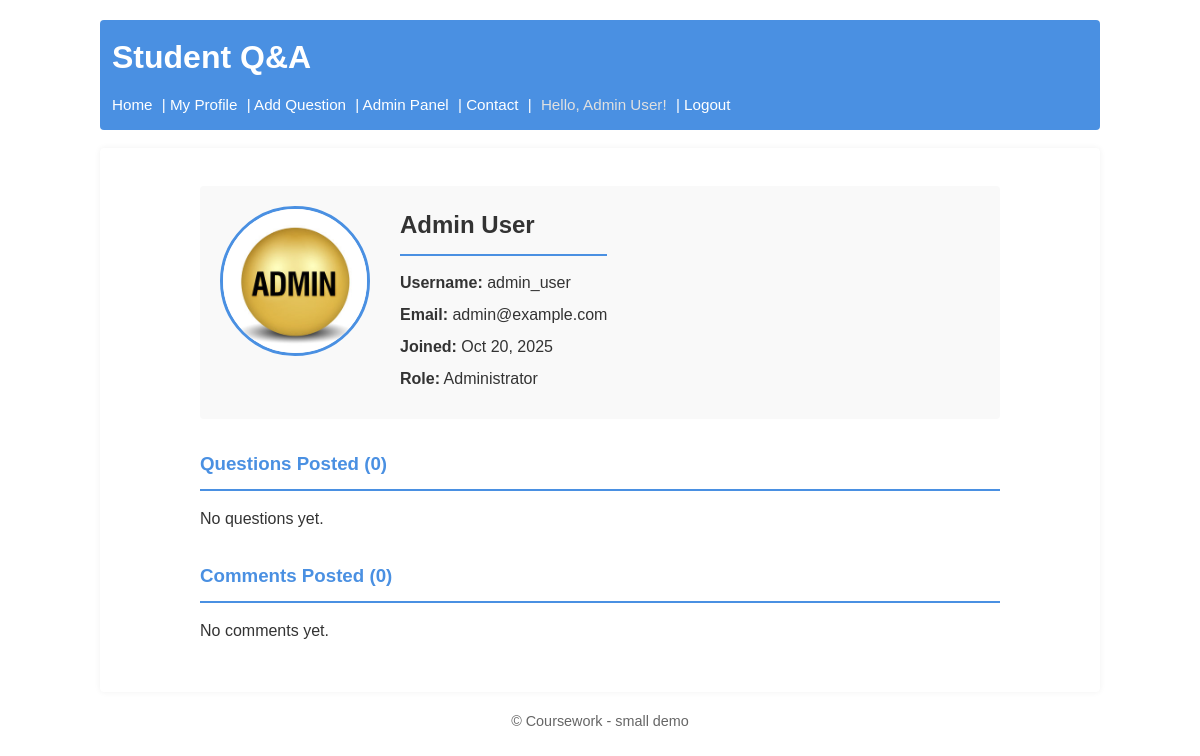
The app's page /profile.php?username=admin_user (signed in), older data.
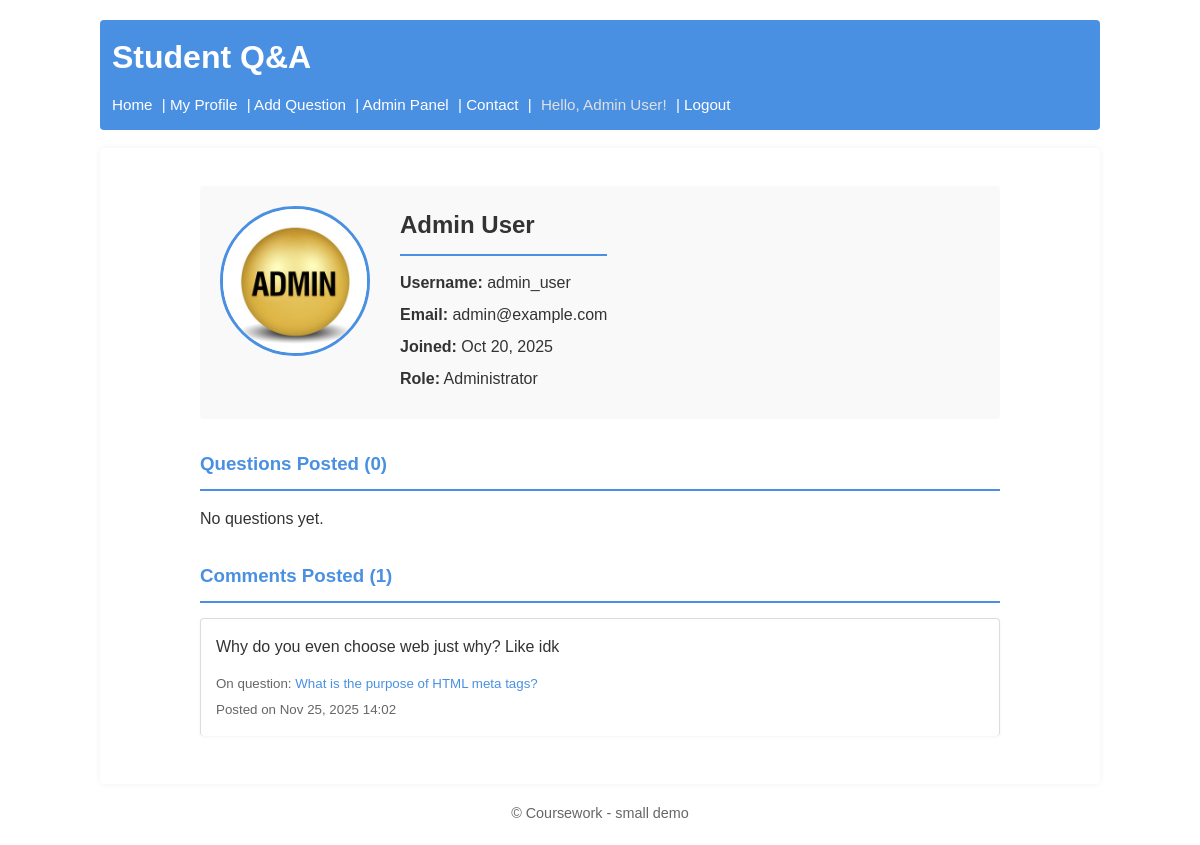
The same page, newer data.
### tables this page shows
CREATE TABLE `comment` (
  `id` int(11) NOT NULL,
  `text` text NOT NULL,
  `date` datetime NOT NULL DEFAULT current_timestamp(),
  `userid` int(11) NOT NULL,
  `questionid` int(11) NOT NULL
);

CREATE TABLE `question` (
  `id` int(11) NOT NULL,
  `text` text NOT NULL,
  `date` datetime NOT NULL,
  `userid` int(11) DEFAULT NULL,
  `moduleid` int(11) DEFAULT NULL,
  `img` varchar(255) DEFAULT NULL
);

### profile.php (called while the page is built, shortened)
<?php
require 'includes/DatabaseConnection.php';
require 'includes/DataBaseFunctions.php';
$username = $_GET['username'];
$user = getUserByUsername($pdo, $username);
$sql = "SELECT q.id, q.text AS questiontext, q.date, q.img, q.moduleid,
               m.name AS modulename
        FROM question q
        LEFT JOIN module m ON q.moduleid = m.id
        WHERE q.userid = :userid
        ORDER BY q.date DESC";
$stmt = $pdo->prepare($sql);
$stmt->execute([':userid' => $user['id']]);
$userQuestions = $stmt->fetchAll();
$sql = "SELECT c.id, c.text, c.date, q.id AS questionid, q.text AS questiontext
        FROM comment c
        JOIN question q ON c.questionid = q.id
        WHERE c.userid = :userid
        ORDER BY c.date DESC";
$stmt = $pdo->prepare($sql);
$stmt->execute([':userid' => $user['id']]);
$userComments = $stmt->fetchAll();
include 'templates/user_profile.php';
include 'templates/layout.php';
?>

### includes/DataBaseFunctions.php (called while the page is built, shortened)
<?php
function getUserByUsername($pdo, $username) {
    $sql = "SELECT id, username, name, email, role, avatar, created_at FROM `user` WHERE username = :username";
    return query($pdo, $sql, [':username' => $username])->fetch();
}
function query($pdo, $sql, $params = []) {
    $stmt = $pdo->prepare($sql);
    $stmt->execute($params);
    return $stmt;
}
?>

### templates/user_profile.php (the view, shortened to what this page needs)
<div class="user-profile">
    <div class="profile-header">
        <?php if (!empty($user['avatar'])): ?>
            <img src="images/avatars/<?=htmlspecialchars($user['avatar'])?>" alt="<?=htmlspecialchars($user['name'])?>" class="profile-avatar">
        <?php else: ?>
            <div class="profile-avatar-placeholder">No Avatar</div>
        <?php endif; ?>
        <div class="profile-info">
            <h2><?=htmlspecialchars($user['name'])?></h2>
            <p><strong>Username:</strong> <?=htmlspecialchars($user['username'])?></p>
            <p><strong>Email:</strong> <?=htmlspecialchars($user['email'])?></p>
            <p><strong>Joined:</strong> <?=htmlspecialchars(date('M d, Y', strtotime($user['created_at'])))?></p>
            <p><strong>Role:</strong> <?=htmlspecialchars($user['role'] === 'admin' ? 'Administrator' : 'User')?></p>
        </div>
    </div>
    <div class="profile-content">
        <h3>Questions Posted (<?=count($userQuestions)?>)</h3>
        <?php if (empty($userQuestions)): ?>
            <p>No questions yet.</p>
        <?php endif; ?>
    </div>
    <div class="profile-content">
        <h3>Comments Posted (<?=count($userComments)?>)</h3>
        <?php if (empty($userComments)): ?>
            <p>No comments yet.</p>
        <?php else: ?>
            <div class="comments-list">
                <?php foreach ($userComments as $c): ?>
                    <article class="comment-card">
                        <p><?=htmlspecialchars($c['text'])?></p>
                        <p><small>On question: <a href="question.php?id=<?=htmlspecialchars($c['questionid'])?>"><?=htmlspecialchars(substr($c['questiontext'], 0, 80))?></a></small></p>
                        <p><small>Posted on <?=htmlspecialchars(date('M d, Y H:i', strtotime($c['date'])))?></small></p>
                    </article>
                <?php endforeach; ?>
            </div>
        <?php endif; ?>
    </div>
</div>

Row changes from the older to the newer data that the page shows:
added comment: text "Why do you even choose web just why? Like idk", questionid.text "What is the purpose of HTML meta tags?", date "Nov 25, 2025 14:02"
Text that changed along with them:
count($userComments): "0" → "1"
text no longer shown: "No comments yet."
